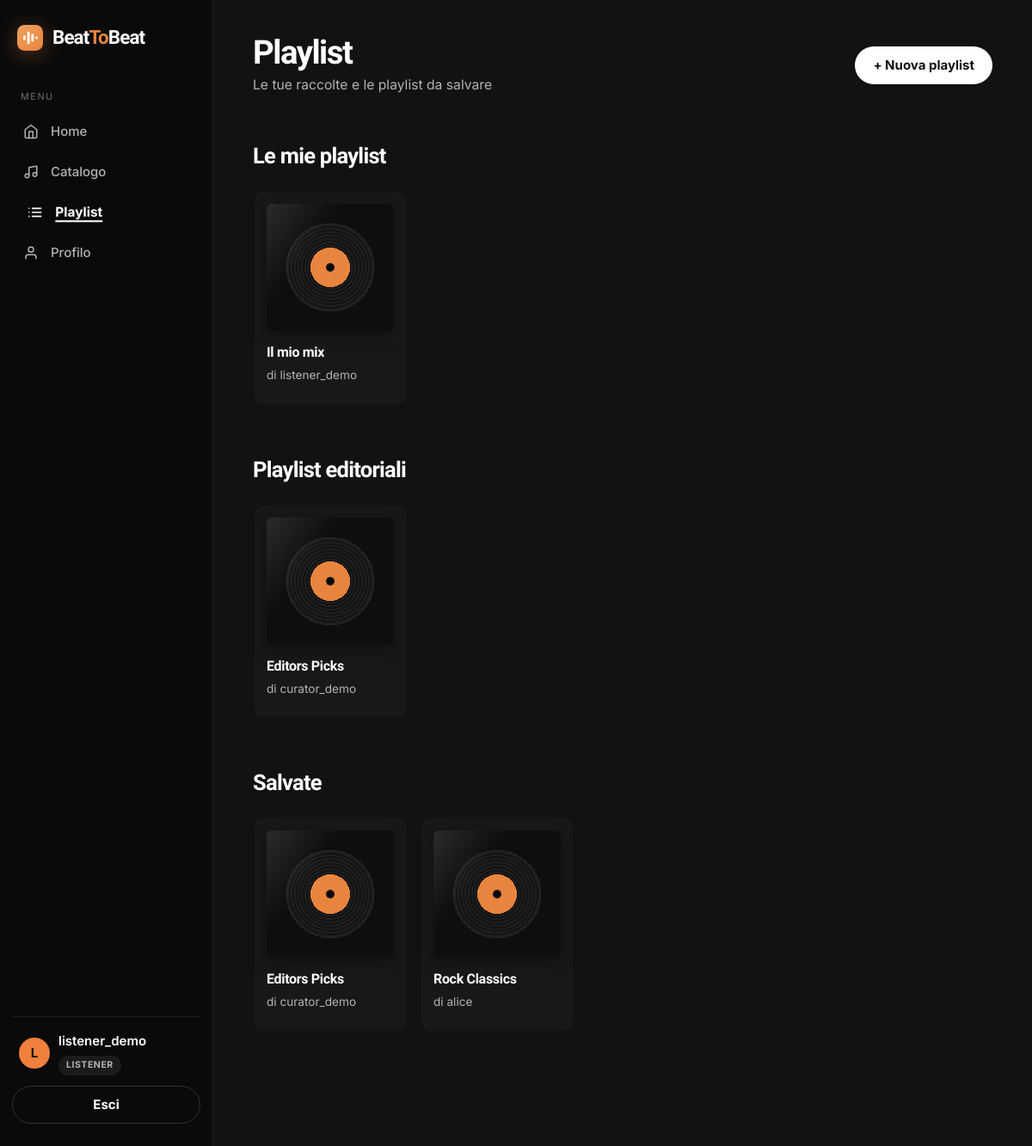
The page /music/playlists/ (signed in) on the database as committed earlier.
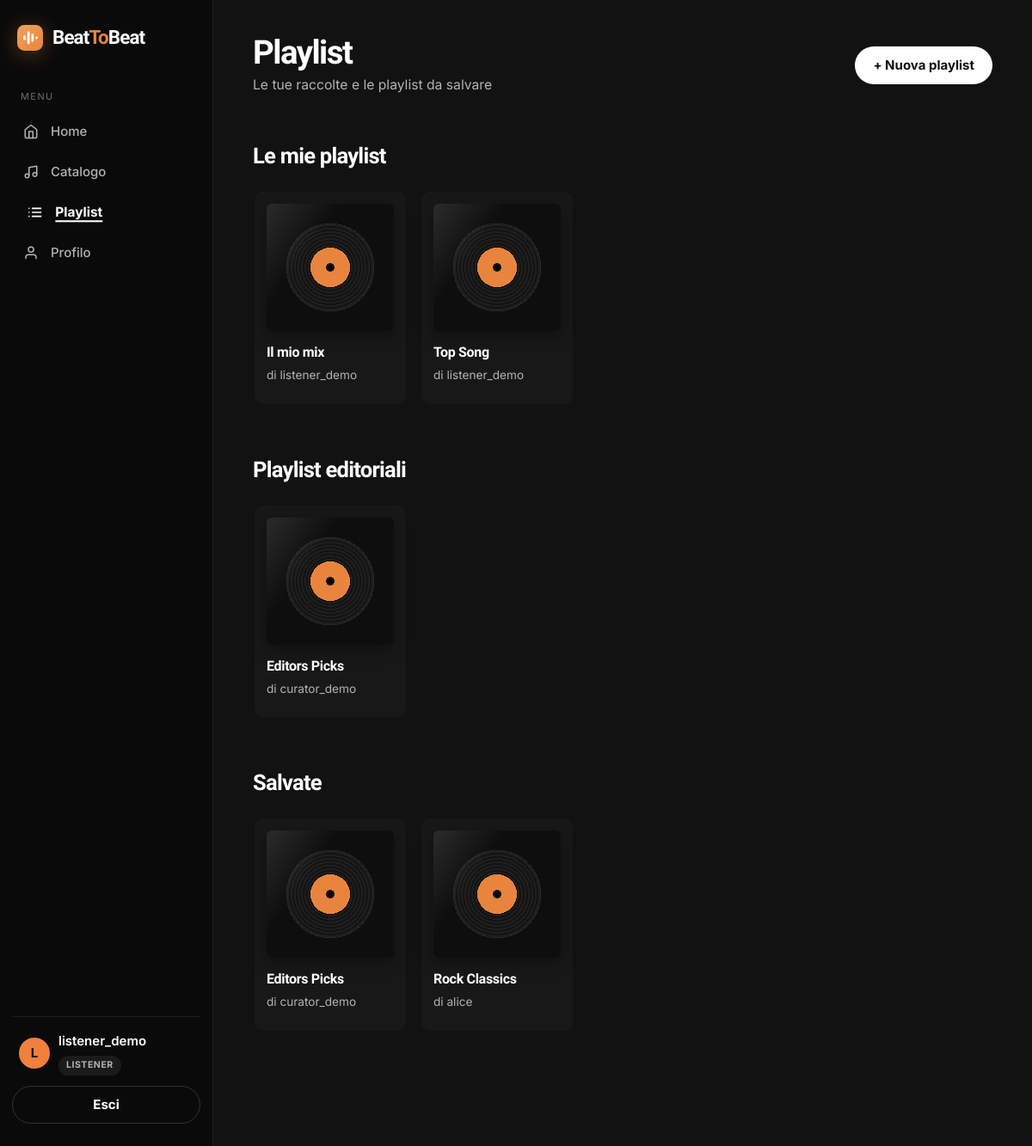
The same page on the database as committed later.
### music/models.py (models this page shows, shortened)
class Playlist(models.Model):
    name = models.CharField(max_length=150)
    owner = models.ForeignKey(
        settings.AUTH_USER_MODEL,
        on_delete=models.CASCADE,
        related_name='playlists',
    )
    songs = models.ManyToManyField(
        Song,
        related_name='playlists',
        blank=True,
    )
    is_public = models.BooleanField(default=False)
    is_editorial = models.BooleanField(default=False)
    followers = models.ManyToManyField(
        settings.AUTH_USER_MODEL,
        related_name='saved_playlists',
        blank=True,
    )
    collaborators = models.ManyToManyField(
        settings.AUTH_USER_MODEL,
        related_name='collaborative_playlists',
        blank=True,
    )
    class Meta:
        ordering = ['name']

### accounts/models.py (models this page shows, shortened)
class CustomUser(AbstractUser):
    class Role(models.TextChoices):
        LISTENER = 'listener', 'Listener'
        CURATOR = 'curator', 'Curator'
        MODERATOR = 'moderator', 'Moderator'
    role = models.CharField(
        max_length=20,
        choices=Role.choices,
        default=Role.LISTENER,
    )
    bio = models.TextField(blank=True)
    birth_date = models.DateField(null=True, blank=True)
    favorite_genre = models.ForeignKey(
        'music.Genre',
        on_delete=models.SET_NULL,
        null=True,
        blank=True,
        related_name='fans',
    )
    AVATAR_COLORS = ['#f0803c', '#e0a15e', '#81b29a', '#6a8ec9', '#b07ba0', '#c96a6a']
    @property
    def avatar_color(self):
        return self.AVATAR_COLORS[sum(ord(c) for c in self.username) % len(self.AVATAR_COLORS)]
    @property
    def initial(self):
        return self.username[0].upper() if self.username else '?'
    @property
    def is_curator(self):
        return self.role == self.Role.CURATOR or self.is_superuser
    @property
    def is_moderator(self):
        return self.role == self.Role.MODERATOR or self.is_superuser

### music/views.py (the view)
# urls.py: path('playlists/', views.PlaylistListView.as_view(), name='playlist_list'),
class PlaylistListView(LoginRequiredMixin, ListView):
    model = Playlist
    template_name = 'music/playlists/list.html'
    context_object_name = 'playlists'
    def get_queryset(self):
        return Playlist.objects.filter(owner=self.request.user)
    def get_context_data(self, **kwargs):
        context = super().get_context_data(**kwargs)
        user = self.request.user
        context['editorial_playlists'] = Playlist.objects.filter(is_editorial=True).exclude(owner=user)
        context['saved_playlists'] = user.saved_playlists.all()
        context['collaborative_playlists'] = user.collaborative_playlists.all()
        return context

### templates/music/playlists/list.html (shortened to what this page needs)
{% extends 'base.html' %}
{% block content %}
<div class="page-header">
	<div>
		<h1 class="page-title">Playlist</h1>
		<div class="page-subtitle">Le tue raccolte e le playlist da salvare</div>
	</div>
	<a class="btn btn-accent" href="{% url 'music:playlist_create' %}">+ Nuova playlist</a>
</div>
<h2 class="section-head">Le mie playlist</h2>
{% if playlists %}
<div class="carousel">
	{% for playlist in playlists %}
	{% include 'partials/playlist_card.html' %}
	{% endfor %}
</div>
{% else %}
<div class="empty">Non hai ancora creato playlist. Inizia ora!</div>
{% endif %}
{% if editorial_playlists %}
<h2 class="section-head">Playlist editoriali</h2>
<div class="carousel">
	{% for playlist in editorial_playlists %}
	{% include 'partials/playlist_card.html' %}
	{% endfor %}
</div>
{% endif %}
{% if saved_playlists %}
<h2 class="section-head">Salvate</h2>
<div class="carousel">
	{% for playlist in saved_playlists %}
	{% include 'partials/playlist_card.html' %}
	{% endfor %}
</div>
{% endif %}
{% endblock %}

### templates/partials/playlist_card.html
<div class="music-card playlist-card">
	<a href="{% url 'music:playlist_detail' playlist.pk %}">
		<div class="cover-art"></div>
	</a>
	<a href="{% url 'music:playlist_detail' playlist.pk %}" class="card-title-music">{{ playlist.name }}</a>
	<div class="card-artist">di {{ playlist.owner.username }}</div>
</div>

Rows that differ between the two databases and show on the page:
added Playlist: name "Top Song", owner.username "listener_demo", shown under "Le mie playlist"
